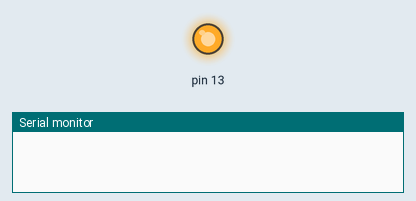
Bench run of a sketch on a simulated Arduino Uno, built with avr-gcc and run on an emulated ATmega328P. On the bench: output pins drawn as LEDs (lit = HIGH), the last lines printed to the serial monitor.

Above: at 0.1 s.
At 15.1 s:
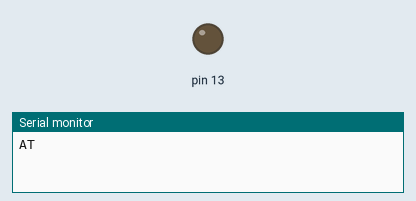
Timing chart, 0 to 40.0 s (numbered marks = the images above):
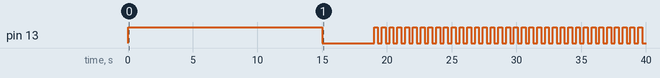

Measured:
- by itself, pin 13: goes HIGH 15.0 s, LOW 4.0 s, 34 × (HIGH 0.30 s, LOW 0.30 s), HIGH 0.30 s, then LOW

The sketch:

ConfiguracionBT.ino
```cpp
/*
  Cambio de configuracion del modulo bluetooth mediante comandos AT
  para ello el modulo no debe estar vinculado con ningun dispositivo
  bluetooth, en mi caso el led debe estar en modo intermitente, si esta
  vinculado aparece encendido de forma permanente
*/

int state = false;

void setup() {
  pinMode(13, OUTPUT);
  Serial.begin(9600);
  digitalWrite(13, LOW);
}

void loop() {
  if (state == false) {
    changeName();
    state = true;

  } else {
    correcto();
  }
}

void changeName() {
  digitalWrite(13, HIGH);
  /*
    Tiempo de espera de 15 segundos (prudencial, se puede cambiar, depende de lo que tardes
    en volver a conectarlos) para reconectar cables RX y TX del modulo bluetooth
    a la placa Arduino ya que para programar esta deben estar desconectados
  */
  delay(15000);
  //Indicacion de tiempo de espera finalizado
  digitalWrite(13, LOW);
  //Iniciamos comunicacion con modulo bluetooth mediante comandos AT
  Serial.print("AT");
  //Espera de 1 segundo según datasheet entre envio de comandos AT
  delay(1000);
  //Cambio de nombre donde se envia AT+NAME y seguido el nombre que deseemos
  Serial.print("AT+NAMELedStrip");
  //Espera de 1 segundo según datasheet entre envio de comandos AT
  delay(1000);
  /*
    Cambio de la velocidad del modulo en baudios
    Se envia AT+BAUD y seguido el numero correspondiente:

    1 --> 1200 baudios
    2 --> 2400 baudios
    3 --> 4800 baudios
    4 --> 9600 baudios (por defecto)
    5 --> 19200 baudios
    6 --> 38400 baudios
    7 --> 57600 baudios
    8 --> 115200 baudios
  */

  Serial.print("AT+BAUD4");
  //Espera de 1 segundo según datasheet entre envio de comandos AT
  delay(1000);
  //Configuracion Password, se envia AT+PIN y seguido password que queremos
  Serial.print("AT+PIN1234");
  //Espera de 1 segundo según datasheet entre envio de comandos AT
  delay(1000);

  Serial.print("OK Cambios Realizados correctamente");
  digitalWrite(13, HIGH);
}

void correcto() {
  digitalWrite(13, HIGH);
  delay(300);
  digitalWrite(13, LOW);
  delay(300);
}
```
